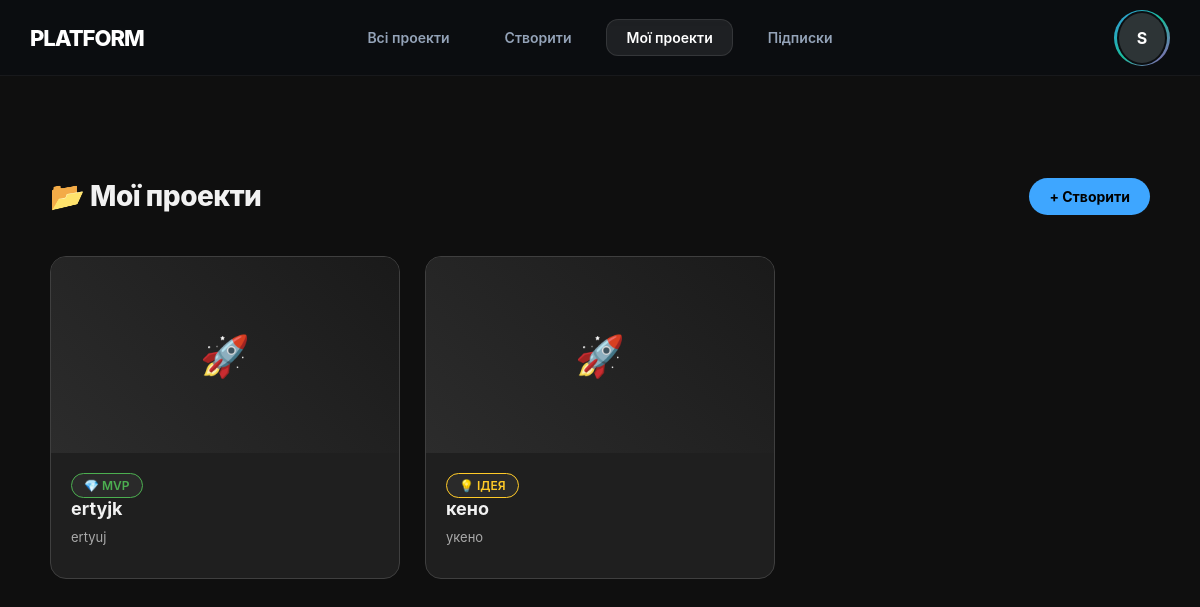
Before: /my/ (signed in) with the older database file.
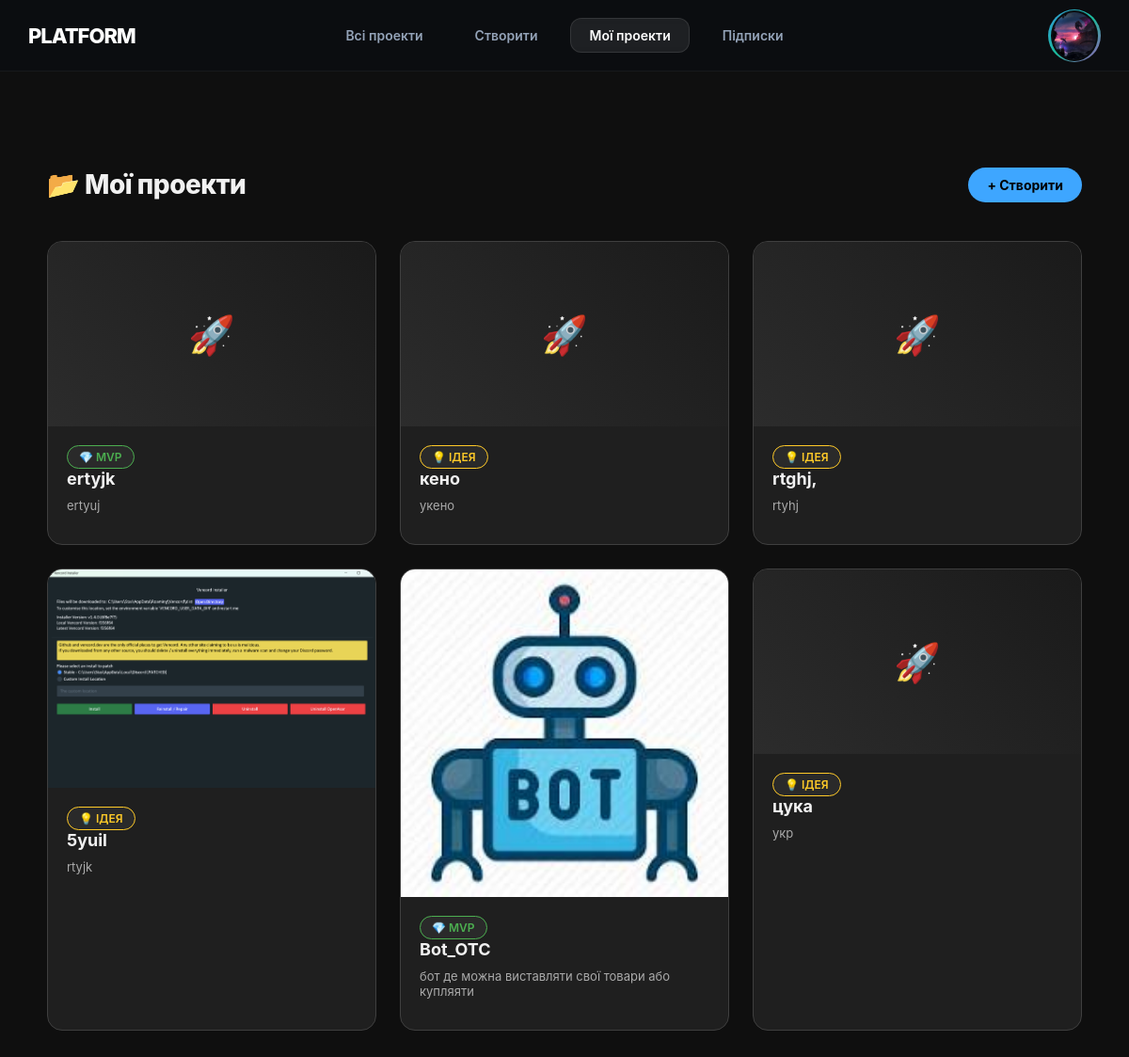
After: the same page with the newer database file.
### platformuser/models.py (models this page shows, shortened)
class User(AbstractUser):
    ROLE_CHOICES = (
        ("user","User"),
        ("admin","Admin"),
    )
    role = models.CharField(max_length=10, choices=ROLE_CHOICES, default="user")
    avatar = models.ImageField(upload_to="avatars/", blank=True, null=True)
    bio = models.TextField(blank=True)
    is_verified = models.BooleanField(default=False)

class Project(models.Model):
    STATUS_CHOICES = (
        ("idea","Idea"),
        ("in_progress","In progress"),
        ("mvp","Mvp"),
    )
    owner = models.ForeignKey(settings.AUTH_USER_MODEL,on_delete=models.CASCADE,related_name="projects")
    title = models.CharField(max_length=200)
    description = models.TextField()
    status = models.CharField(max_length=20,choices=STATUS_CHOICES,default="idea")
    git_url = models.URLField(blank=True)
    image = models.ImageField(upload_to="projects/images/", blank=True, null=True)
    file = models.FileField(upload_to="projects/files/", blank=True, null=True)
    tags = models.ManyToManyField(ProjectTag, blank=True)
    created_a = models.DateField(auto_now_add=True)
    updated_a = models.DateField(auto_now=True)

### platformuser/views.py (the view)
# urls.py: path("my/", views.my_projects, name="my_projects"),
@login_required
def my_projects(request):
    projects = Project.objects.filter(owner=request.user)
    return render(request, "projects/my_projects.html", {"projects": projects})

### platformuser/templates/projects/my_projects.html (shortened to what this page needs)
{% extends "projects/base.html" %}
{% block content %}
<div class="projects-header">
    <h2>📂 Мої проекти</h2>
    <a href="{% url 'create_project' %}" class="add-project-btn">+ Створити</a>
</div>
<div class="projects-grid">
    {% for project in projects %}
    <a href="{% url 'project_details' project.id %}" class="project-card">
        <div class="project-thumbnail">
            {% if project.image %}
                <img src="{{ project.image.url }}" style="width:100%; height:100%; object-fit:cover;">
            {% else %}
                🚀
            {% endif %}
        </div>
        <div class="project-info">
            <span class="project-status
                {% if project.status == 'idea' %}status-idea
                {% elif project.status == 'in_progress' %}status-in_progress
                {% elif project.status == 'mvp' %}status-mvp{% endif %}">
                {% if project.status == 'idea' %}💡 Ідея
                {% elif project.status == 'in_progress' %}🚀 В процесі
                {% elif project.status == 'mvp' %}💎 MVP
                {% else %}{{ project.status }}{% endif %}
            </span>
            <span class="project-title">{{ project.title }}</span>
            <p style="font-size: 13px; color: var(--text-dim); margin-top: 8px;">
                {{ project.description|truncatechars:80 }}
            </p>
        </div>
    </a>
    {% empty %}
    <p style="grid-column: 1/-1; text-align: center; color: var(--text-dim); padding: 50px;">
        У вас ще немає створених проектів.
    </p>
    {% endfor %}
</div>
{% endblock %}

### platformuser/templates/projects/base.html (shortened to what this page needs)
<!DOCTYPE html>
<html lang="uk">
<head>
</head>
<body>
<header>
    <div class="nav-wrapper">
        <a href="/" class="logo">Platform</a>
        <div class="nav-center">
            <nav class="projects-nav">
                <a class="toggle-btn {% if request.resolver_match.url_name == 'show_projects' %}active{% endif %}" href="{% url 'show_projects' %}">Всі проекти</a>
                <a class="toggle-btn {% if request.resolver_match.url_name == 'create_project' %}active{% endif %}" href="{% url 'create_project' %}">Створити</a>
                <a class="toggle-btn {% if request.resolver_match.url_name == 'my_projects' %}active{% endif %}" href="{% url 'my_projects' %}">Мої проекти</a>
                <a class="toggle-btn {% if request.resolver_match.url_name == 'feed' %}active{% endif %}" href="{% url 'feed' %}"> Підписки</a>
            </nav>
        </div>
        <div class="nav-right">
            <div class="user-menu">
                {% if request.user.is_authenticated %}
                <div class="avatar-wrapper" id="avatarWrapper">
                    <div class="avatar-inner">
                        {% if request.user.avatar %}
                            <img src="{{ request.user.avatar.url }}" class="avatar-img">
                        {% else %}
                            <div class="avatar-placeholder">{{ request.user.username|first|upper }}</div>
                        {% endif %}
                    </div>
                </div>
                {% else %}
                <a href="{% url 'auth' %}" class="toggle-btn active">Login</a>
                {% endif %}
            </div>
        </div>
    </div>
</header>
<div class="container">
    {% block content %}{% endblock %}
</div>
</body>
</html>

Changed rows visible on the page:
changed User: user.avatar: picture added; user.username|first "S" → (not shown)
added Project: status "💡 ІДЕЯ", title "rtghj,", description "rtyhj"
added Project: image (picture), status "💡 ІДЕЯ", title "5yuil", description "rtyjk"
added Project: image (picture), status "💎 MVP", title "Bot_OTC", description "бот де можна виставляти свої товари або купляяти"
added Project: status "💡 ІДЕЯ", title "цука", description "укр"
